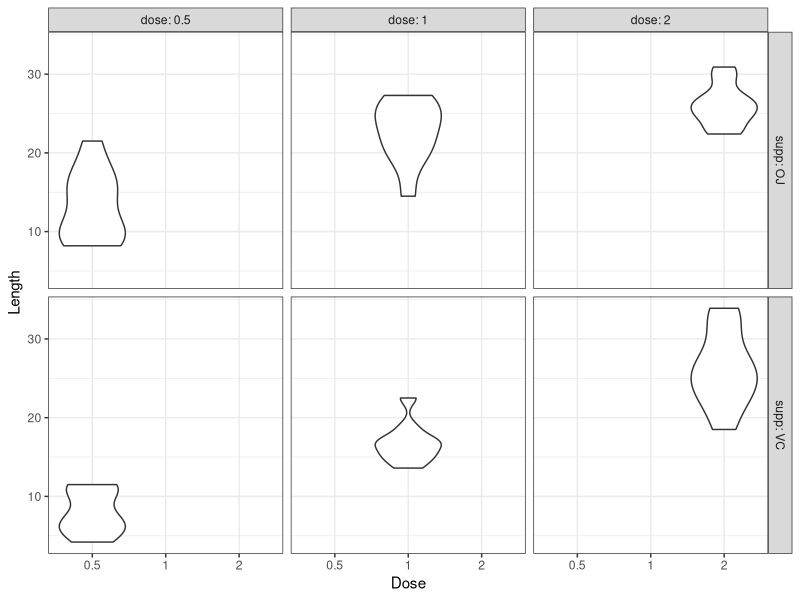

Write the R code that produced this figure.
## ---- chunk 1
knitr::opts_chunk$set(echo = TRUE)
## ---- chunk 2
# Load necessary libs
library(ggplot2)
## ---- chunk 3
# Load necessary libs
data('ToothGrowth')
summary(ToothGrowth)
## ---- chunk 4
print(unique(ToothGrowth$dose))

## ---- chunk 5
# Take a look at the data
ggplot(ToothGrowth, aes(x=factor(dose, levels = c(0.5, 1.0, 2.0)), 
                        y=len, 
                        group=factor(dose, levels = c(0.5, 1.0, 2.0)))) + 
  geom_violin(aes(fill=len)) +
  facet_grid(supp ~ dose, labeller=label_both) +
  labs(x='Dose', y='Length') +
  theme_bw()
## ---- chunk 6
t.test(len~supp,data=ToothGrowth)

## ---- chunk 7
t.test(len~dose,data=ToothGrowth[ToothGrowth$dose %in% c(0.5, 1),])

## ---- chunk 8
t.test(len~dose,data=ToothGrowth[ToothGrowth$dose %in% c(1, 2),])

